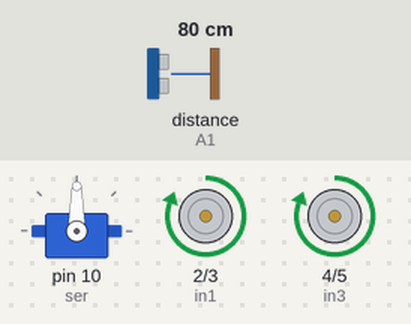
Simulated run of this sketch. Board: Arduino Uno, built with avr-gcc and run on an emulated ATmega328P. Shown: servo, motor-driver pin pairs drawn as motors (green arrow = first pin HIGH = forward, orange = second pin HIGH = backward, longer = more drive). Wiring (inferred from the names in the program): ultrasonic range finder: trigger A0; echo A1. Inputs (shaded band) come from the test bench; at power-on: distance to the obstacle (sensor on A1) 80 cm. The echo pulse lasts 58.3 µs per cm.

Above: at 1.2 s.
1.3 s: distance to the obstacle (sensor on A1) set to 22 cm
2.8 s: distance to the obstacle (sensor on A1) set to 18 cm
At 3.8 s:
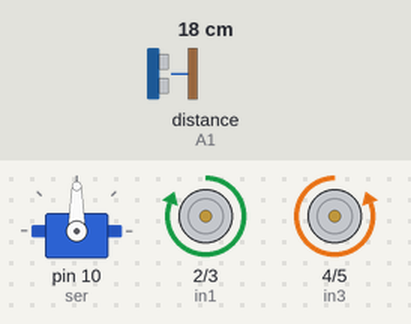
5.8 s: distance to the obstacle (sensor on A1) set to 2 cm
At 7.7 s:
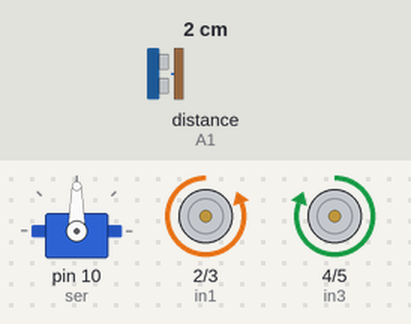
8.8 s: distance to the obstacle (sensor on A1) set to 4 cm
At 9.8 s:
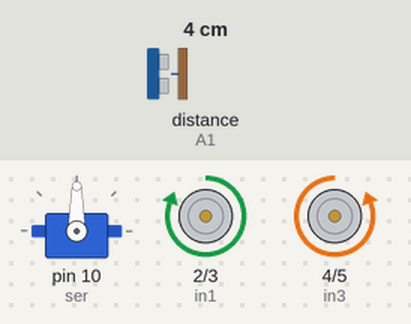
11.8 s: distance to the obstacle (sensor on A1) set to 35 cm
At 11.8 s:
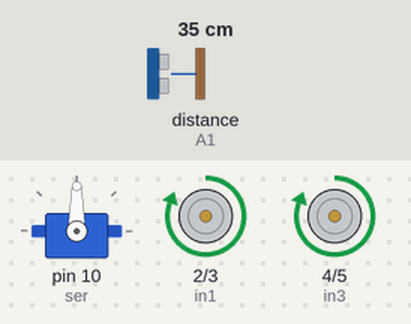
Timing chart, 0 to 14.3 s (numbered marks = the images above; inputs shaded):
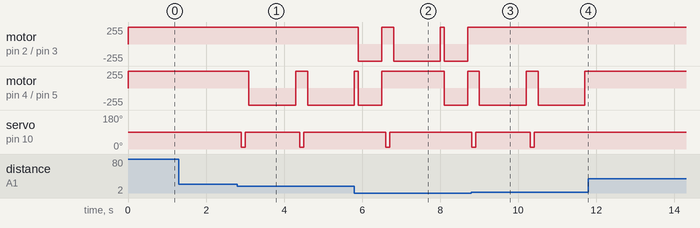

Measured:
- the behaviour switches between 21 and 20 cm on distance to the obstacle (sensor on A1) (found by bisection; images 0 and 1)
- after the input at 1.3 s, every drawn part: stays the same
- after the input at 2.8 s, motor on pin 4 (in3) / pin 5 (in4): forward 255/255 → backward 255/255 after 0.30 s, → forward 255/255 1.2 s later, → backward 255/255 0.30 s later; servo on pin 10 (ser): alternates 90° for 1.4 s and 10° for 0.10 s, starting after 0.10 s
- after the input at 5.8 s, motor on pin 2 (in1) / pin 3 (in2): goes backward 255/255 0.60 s, forward 255/255 0.30 s, backward 255/255 1.2 s, forward 255/255 0.10 s, backward 255/255 0.60 s, then forward 255/255, starting after 0.10 s
- after the input at 8.8 s, motor on pin 2 (in1) / pin 3 (in2): stops changing and stays forward 255/255; servo on pin 10 (ser): 90° → 10° after 1.5 s, → 90° 0.10 s later
- after the input at 11.8 s, motor on pin 4 (in3) / pin 5 (in4): stays forward 255/255 (without the input it goes to backward 255/255 after 0.21 s); servo on pin 10 (ser): stops changing and stays 90°

The sketch:

elektroffut_code.ino
```cpp
#include <Servo.h>

#define trig A0
#define echo A1

Servo ser;

double cm;

int in1=2, in2=3, in3=4, in4=5;

void setup() {
  ser.attach(10);
  ser.write(90); //düz bax

  pinMode(trig, OUTPUT); //göndərir
  pinMode(echo, INPUT); //qəbul edir

  pinMode(in1, OUTPUT);
  pinMode(in2, OUTPUT);
  pinMode(in3, OUTPUT);
  pinMode(in4, OUTPUT);
}

void loop() { //forever
  dist();
  if(cm>1 && cm<20){
    ser.write(10); //look right
    delay(100);
    dist();
    ser.write(90);
    delay(100);
    if(cm<20 && cm>1){ //it should turn left
      digitalWrite(in1,1);
      digitalWrite(in2,0);

      digitalWrite(in3,0);
      digitalWrite(in4,1);
    }else { //it should turn right
      digitalWrite(in1,0);
      digitalWrite(in2,1);

      digitalWrite(in3,1);
      digitalWrite(in4,0);
    } delay(1200);
  }else if(cm<=1){
    digitalWrite(in1,0);
    digitalWrite(in2,1);

    digitalWrite(in3,0);
    digitalWrite(in4,1);
    delay(600);
  }

  //qabağa getsin
  digitalWrite(in1,1);
  digitalWrite(in2,0);

  digitalWrite(in3,1);
  digitalWrite(in4,0);

  delay(100);
}

void dist(){ //məsafə ölçən funksiya
  digitalWrite(trig, 0);
  delayMicroseconds(10);
  digitalWrite(trig, 1);
  delayMicroseconds(15);
  digitalWrite(trig, 0);

  cm = pulseIn(echo, 1) / 2 / 29;
}
```
